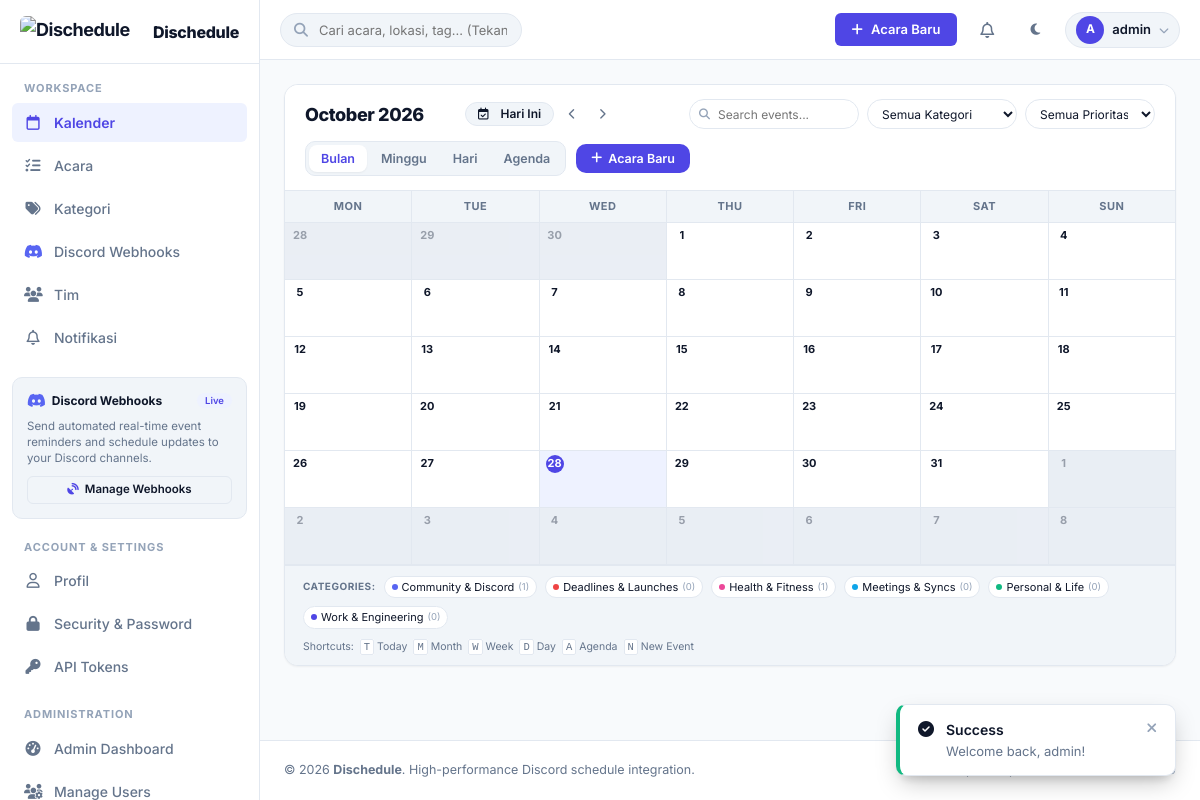
The app's page /calendar (signed in) with its own data.
### tables this page shows
CREATE TABLE `categories` (
  `id` bigint(20) unsigned NOT NULL AUTO_INCREMENT,
  `user_id` bigint(20) unsigned DEFAULT NULL,
  `team_id` bigint(20) unsigned DEFAULT NULL,
  `name` varchar(100) NOT NULL,
  `color` varchar(20) NOT NULL DEFAULT '#4F46E5',
  `icon` varchar(50) NOT NULL DEFAULT 'fa-solid fa-calendar',
  `is_global` tinyint(1) NOT NULL DEFAULT 0,
  `created_at` timestamp NOT NULL DEFAULT current_timestamp(),
  `updated_at` timestamp NOT NULL DEFAULT current_timestamp() ON UPDATE current_timestamp(),
  PRIMARY KEY (`id`),
  KEY `idx_categories_user_id` (`user_id`),
  KEY `idx_categories_team_id` (`team_id`),
  KEY `idx_categories_global` (`is_global`),
  CONSTRAINT `fk_categories_team` FOREIGN KEY (`team_id`) REFERENCES `teams` (`id`) ON DELETE CASCADE,
  CONSTRAINT `fk_categories_user` FOREIGN KEY (`user_id`) REFERENCES `users` (`id`) ON DELETE CASCADE
);

### app/Views/calendar/index.php (the view, shortened to what the rows shown need)
<div class="calendar-card">
    <div class="calendar-header-toolbar">
        <div class="calendar-title-group">
            <h2 class="calendar-month-title" id="calendar-title">Loading...</h2>
        </div>
    </div>
    <div style="padding:10px 18px;background:var(--bg-subtle);border-top:1px solid var(--border-color);display:flex;align-items:center;justify-content:space-between;flex-wrap:wrap;gap:10px;font-size:11.5px;overflow:hidden;max-width:100%;">
        <div style="display:flex;align-items:center;gap:8px;flex-wrap:wrap;overflow:hidden;">
            <?php foreach ($categories as $cat): ?>
                <span style="display:inline-flex;align-items:center;gap:4px;background:var(--bg-surface);border:1px solid var(--border-color);padding:2px 7px;border-radius:var(--radius-full);color:var(--text-main);font-size:11px;max-width:160px;overflow:hidden;text-overflow:ellipsis;white-space:nowrap;">
                    <span style="width:6px;height:6px;border-radius:50%;background-color:<?= e($cat['color']) ?>;flex-shrink:0;"></span>
                    <span style="overflow:hidden;text-overflow:ellipsis;white-space:nowrap;"><?= e($cat['name']) ?></span>
                    <span style="color:var(--text-subtle);font-size:9.5px;flex-shrink:0;">(<?= (int)($cat['events_count'] ?? 0) ?>)</span>
                </span>
            <?php endforeach; ?>
        </div>
    </div>
</div>

### records on screen
categories: name "Community & Discord", events_count "1"
categories: name "Deadlines & Launches", events_count "0"
categories: name "Health & Fitness", events_count "1"
categories: name "Meetings & Syncs", events_count "0"
categories: name "Personal & Life", events_count "0"
categories: name "Work & Engineering", events_count "0"

### other values on screen
__('calendar') "Kalender"
__('events') "Acara"
__('categories') "Kategori"
__('webhooks') "Discord Webhooks"
__('teams') "Tim"
__('notifications') "Notifikasi"
__('profile') "Profil"
__('new_event') "Acara Baru"
substr($currentUser['username'], 0, 1) "A"
$currentUser['username'] "admin"
__('today') "Hari Ini"
__('month') "Bulan"
__('week') "Minggu"
__('day') "Hari"
__('agenda') "Agenda"
